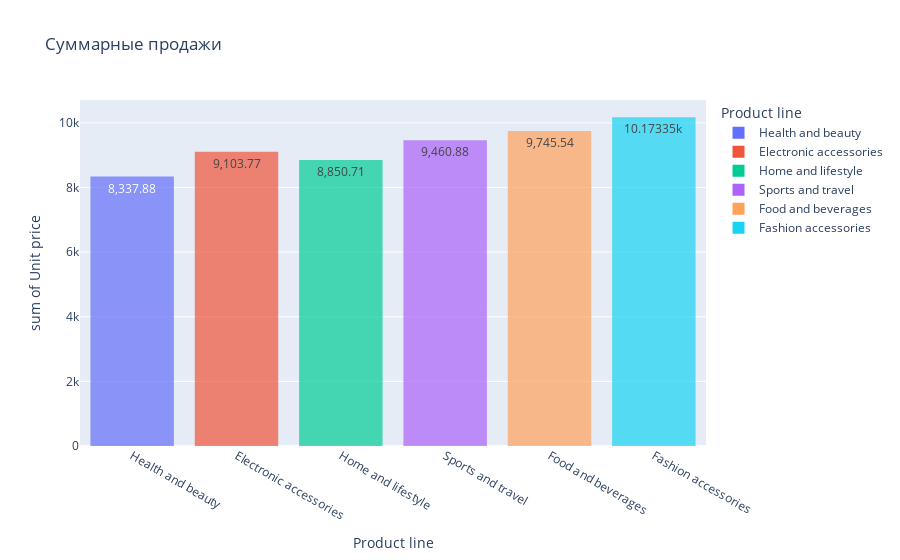

Notebook code cell kept with this figure:
### Markdown cell above
Клиенты предпочитали электронные кошельки, наличные платежи

### Code cell
fig=px.histogram(df,x='Product line',y='Unit price',
                color='Product line',
                text_auto=True, opacity=.7, title='Суммарные продажи')

fig.show()

### Figure 1 — Plotly figure (JSON) as saved in the notebook; plotly's stock layout.template omitted (floating-point values rounded to 4 significant figures; data arrays with more than 128 entries replaced by an {"elided": "..."} marker saying what was removed)
{"data": [{"alignmentgroup": "True", "bingroup": "x", "histfunc": "sum", "hovertemplate": "Product line=%{x}<br>sum of Unit price=%{y}<extra></extra>", "legendgroup": "Health and beauty", "marker": {"color": "#636efa", "opacity": 0.7, "pattern": {"shape": ""}}, "name": "Health and beauty", "offsetgroup": "Health and beauty", "orientation": "v", "showlegend": true, "texttemplate": "%{value}", "type": "histogram", "x": {"elided": "152 str values"}, "xaxis": "x", "y": {"elided": "152 float values"}, "yaxis": "y"}, {"alignmentgroup": "True", "bingroup": "x", "histfunc": "sum", "hovertemplate": "Product line=%{x}<br>sum of Unit price=%{y}<extra></extra>", "legendgroup": "Electronic accessories", "marker": {"color": "#EF553B", "opacity": 0.7, "pattern": {"shape": ""}}, "name": "Electronic accessories", "offsetgroup": "Electronic accessories", "orientation": "v", "showlegend": true, "texttemplate": "%{value}", "type": "histogram", "x": {"elided": "170 str values"}, "xaxis": "x", "y": {"elided": "170 float values"}, "yaxis": "y"}, {"alignmentgroup": "True", "bingroup": "x", "histfunc": "sum", "hovertemplate": "Product line=%{x}<br>sum of Unit price=%{y}<extra></extra>", "legendgroup": "Home and lifestyle", "marker": {"color": "#00cc96", "opacity": 0.7, "pattern": {"shape": ""}}, "name": "Home and lifestyle", "offsetgroup": "Home and lifestyle", "orientation": "v", "showlegend": true, "texttemplate": "%{value}", "type": "histogram", "x": {"elided": "160 str values"}, "xaxis": "x", "y": {"elided": "160 float values"}, "yaxis": "y"}, {"alignmentgroup": "True", "bingroup": "x", "histfunc": "sum", "hovertemplate": "Product line=%{x}<br>sum of Unit price=%{y}<extra></extra>", "legendgroup": "Sports and travel", "marker": {"color": "#ab63fa", "opacity": 0.7, "pattern": {"shape": ""}}, "name": "Sports and travel", "offsetgroup": "Sports and travel", "orientation": "v", "showlegend": true, "texttemplate": "%{value}", "type": "histogram", "x": {"elided": "166 str values"}, "xaxis": "x", "y": {"elided": "166 float values"}, "yaxis": "y"}, {"alignmentgroup": "True", "bingroup": "x", "histfunc": "sum", "hovertemplate": "Product line=%{x}<br>sum of Unit price=%{y}<extra></extra>", "legendgroup": "Food and beverages", "marker": {"color": "#FFA15A", "opacity": 0.7, "pattern": {"shape": ""}}, "name": "Food and beverages", "offsetgroup": "Food and beverages", "orientation": "v", "showlegend": true, "texttemplate": "%{value}", "type": "histogram", "x": {"elided": "174 str values"}, "xaxis": "x", "y": {"elided": "174 float values"}, "yaxis": "y"}, {"alignmentgroup": "True", "bingroup": "x", "histfunc": "sum", "hovertemplate": "Product line=%{x}<br>sum of Unit price=%{y}<extra></extra>", "legendgroup": "Fashion accessories", "marker": {"color": "#19d3f3", "opacity": 0.7, "pattern": {"shape": ""}}, "name": "Fashion accessories", "offsetgroup": "Fashion accessories", "orientation": "v", "showlegend": true, "texttemplate": "%{value}", "type": "histogram", "x": {"elided": "178 str values"}, "xaxis": "x", "y": {"elided": "178 float values"}, "yaxis": "y"}], "layout": {"barmode": "relative", "legend": {"title": {"text": "Product line"}, "tracegroupgap": 0}, "title": {"text": "Суммарные продажи"}, "xaxis": {"anchor": "y", "categoryarray": ["Health and beauty", "Electronic accessories", "Home and lifestyle", "Sports and travel", "Food and beverages", "Fashion accessories"], "categoryorder": "array", "domain": [0, 1], "title": {"text": "Product line"}}, "yaxis": {"anchor": "x", "domain": [0, 1], "title": {"text": "sum of Unit price"}}}}
